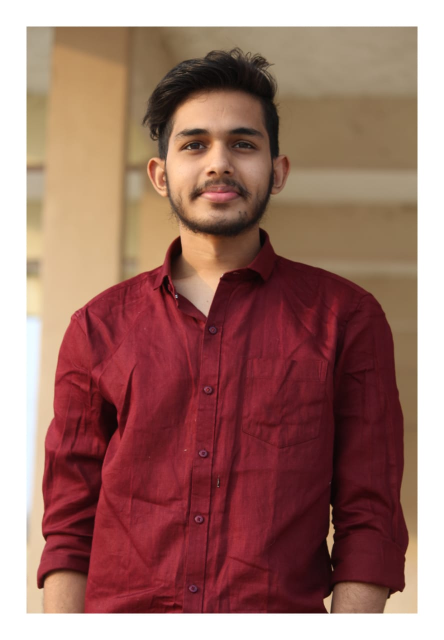
#> input picture chayan4 (1).jpeg, 888 x 1280 px (shown at 1/2 size)
$ jupyter execute --allow-errors task2.ipynb
#> lines starting #> are read from the running program, lines starting #| are printed output that depends on the picture; pictures that were not available may be replaced by others from this repository, and a replacement may not be noted
[cell 1]
import cv2

[cell 2]
chayan = cv2.imread('chayan4 (1).jpeg')
#> chayan is the input picture: shape (1280, 888, 3); mean B, G, R 106, 115.1, 157.7

[cell 3]
chayan.shape
#> Out = (1280, 888, 3)

[cell 4]
rami = cv2.imread('Rami.jpg')
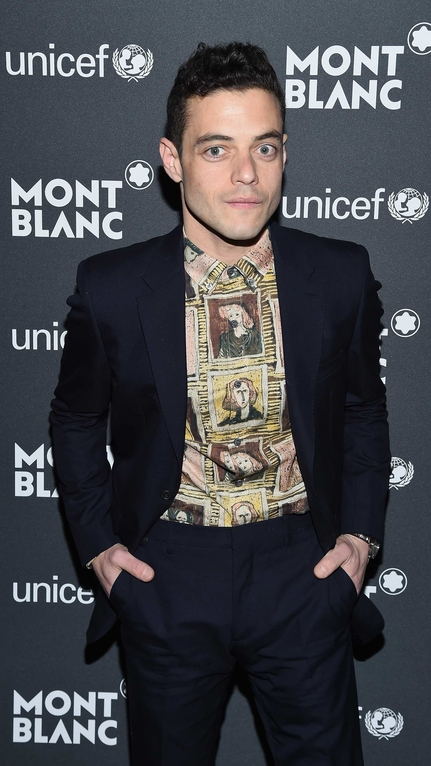
#> input picture Rami4.jpg, 431 x 766 px, given in place of Rami.jpg, which was not available
#> rami is the input picture: shape (766, 431, 3); mean B, G, R 75.1, 69.9, 68.9

[cell 5]
cv2.imshow("chayan" , chayan)
cv2.imshow("rami" , rami)
cv2.waitKey()
cv2.destroyAllWindows()

[cell 6]
crop_chayan = chayan[80:550 , 150:600]
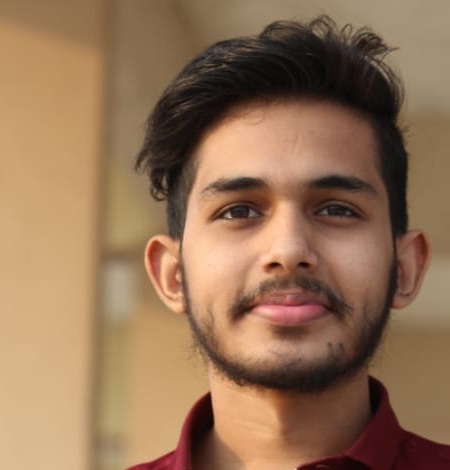
#> crop_chayan: shape (470, 450, 3); mean B, G, R 85.5, 114.6, 148.2
#> (the rest of this cell did not finish here and is left out)

[cell 7]
rami = cv2.imread('Rami.jpg')
crop_rami = rami[80:550 , 150:600]
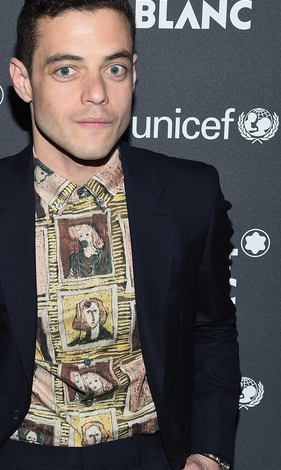
#> crop_rami: shape (470, 281, 3); mean B, G, R 86.1, 86, 90.3
#> (the rest of this cell did not finish here and is left out)
